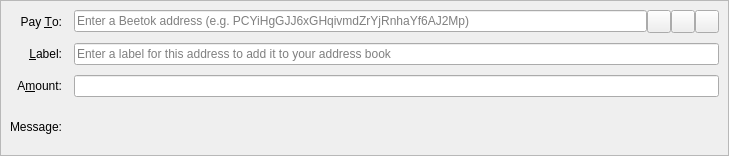
<?xml version="1.0" encoding="UTF-8"?>
<ui version="4.0">
 <class>SendCoinsEntry</class>
 <widget class="QStackedWidget" name="SendCoinsEntry">
  <property name="geometry">
   <rect>
    <x>0</x>
    <y>0</y>
    <width>729</width>
    <height>156</height>
   </rect>
  </property>
  <property name="focusPolicy">
   <enum>Qt::TabFocus</enum>
  </property>
  <property name="autoFillBackground">
   <bool>false</bool>
  </property>
  <widget class="QFrame" name="SendCoins">
   <property name="toolTip">
    <string>This is a normal payment.</string>
   </property>
   <property name="frameShape">
    <enum>QFrame::StyledPanel</enum>
   </property>
   <property name="frameShadow">
    <enum>QFrame::Sunken</enum>
   </property>
   <layout class="QGridLayout" name="gridLayout">
    <property name="horizontalSpacing">
     <number>12</number>
    </property>
    <property name="verticalSpacing">
     <number>10</number>
    </property>
    <item row="0" column="0">
     <widget class="QLabel" name="payToLabel">
      <property name="text">
       <string>Pay &amp;To:</string>
      </property>
      <property name="alignment">
       <set>Qt::AlignRight|Qt::AlignTrailing|Qt::AlignVCenter</set>
      </property>
      <property name="buddy">
       <cstring>payTo</cstring>
      </property>
     </widget>
    </item>
    <item row="0" column="1">
     <layout class="QHBoxLayout" name="payToLayout">
      <property name="spacing">
       <number>0</number>
      </property>
      <item>
       <widget class="QValidatedLineEdit" name="payTo">
        <property name="toolTip">
         <string>The Beetok address to send the payment to</string>
        </property>
        <property name="inputMask">
         <string/>
        </property>
        <property name="placeholderText">
         <string>Enter a Beetok address (e.g. PCYiHgGJJ6xGHqivmdZrYjRnhaYf6AJ2Mp)</string>
        </property>
       </widget>
      </item>
      <item>
       <widget class="QToolButton" name="addressBookButton">
        <property name="toolTip">
         <string>Choose previously used address</string>
        </property>
        <property name="text">
         <string/>
        </property>
        <property name="icon">
         <iconset resource="../beetok.qrc">
          <normaloff>:/icons/address-book</normaloff>:/icons/address-book</iconset>
        </property>
        <property name="iconSize">
         <size>
          <width>16</width>
          <height>16</height>
         </size>
        </property>
        <property name="shortcut">
         <string>Alt+A</string>
        </property>
       </widget>
      </item>
      <item>
       <widget class="QToolButton" name="pasteButton">
        <property name="toolTip">
         <string>Paste address from clipboard</string>
        </property>
        <property name="text">
         <string/>
        </property>
        <property name="icon">
         <iconset resource="../beetok.qrc">
          <normaloff>:/icons/editpaste</normaloff>:/icons/editpaste</iconset>
        </property>
        <property name="shortcut">
         <string>Alt+P</string>
        </property>
       </widget>
      </item>
      <item>
       <widget class="QToolButton" name="deleteButton">
        <property name="toolTip">
         <string>Remove this entry</string>
        </property>
        <property name="text">
         <string/>
        </property>
        <property name="icon">
         <iconset resource="../beetok.qrc">
          <normaloff>:/icons/remove</normaloff>:/icons/remove</iconset>
        </property>
       </widget>
      </item>
     </layout>
    </item>
    <item row="1" column="0">
     <widget class="QLabel" name="labelLabel">
      <property name="text">
       <string>&amp;Label:</string>
      </property>
      <property name="alignment">
       <set>Qt::AlignRight|Qt::AlignTrailing|Qt::AlignVCenter</set>
      </property>
      <property name="buddy">
       <cstring>addAsLabel</cstring>
      </property>
     </widget>
    </item>
    <item row="1" column="1">
     <widget class="QLineEdit" name="addAsLabel">
      <property name="toolTip">
       <string>Enter a label for this address to add it to the list of used addresses</string>
      </property>
      <property name="inputMask">
       <string/>
      </property>
      <property name="placeholderText">
       <string>Enter a label for this address to add it to your address book</string>
      </property>
     </widget>
    </item>
    <item row="2" column="0">
     <widget class="QLabel" name="amountLabel">
      <property name="text">
       <string>A&amp;mount:</string>
      </property>
      <property name="alignment">
       <set>Qt::AlignRight|Qt::AlignTrailing|Qt::AlignVCenter</set>
      </property>
      <property name="buddy">
       <cstring>payAmount</cstring>
      </property>
     </widget>
    </item>
    <item row="2" column="1">
     <widget class="BitcoinAmountField" name="payAmount"/>
    </item>
    <item row="3" column="0">
     <widget class="QLabel" name="messageLabel">
      <property name="text">
       <string>Message:</string>
      </property>
      <property name="alignment">
       <set>Qt::AlignRight|Qt::AlignTrailing|Qt::AlignVCenter</set>
      </property>
     </widget>
    </item>
    <item row="3" column="1">
     <widget class="QLabel" name="messageTextLabel">
      <property name="toolTip">
       <string>A message that was attached to the Beetok: URI which will be stored with the transaction for your reference. Note: This message will not be sent over the Beetok network.</string>
      </property>
      <property name="textFormat">
       <enum>Qt::PlainText</enum>
      </property>
     </widget>
    </item>
   </layout>
  </widget>
  <widget class="QFrame" name="SendCoins_InsecurePaymentRequest">
   <property name="palette">
    <palette>
     <active>
      <colorrole role="WindowText">
       <brush brushstyle="SolidPattern">
        <color alpha="255">
         <red>0</red>
         <green>0</green>
         <blue>0</blue>
        </color>
       </brush>
      </colorrole>
      <colorrole role="Button">
       <brush brushstyle="SolidPattern">
        <color alpha="255">
         <red>255</red>
         <green>255</green>
         <blue>127</blue>
        </color>
       </brush>
      </colorrole>
      <colorrole role="Light">
       <brush brushstyle="SolidPattern">
        <color alpha="255">
         <red>255</red>
         <green>255</green>
         <blue>255</blue>
        </color>
       </brush>
      </colorrole>
      <colorrole role="Midlight">
       <brush brushstyle="SolidPattern">
        <color alpha="255">
         <red>255</red>
         <green>255</green>
         <blue>191</blue>
        </color>
       </brush>
      </colorrole>
      <colorrole role="Dark">
       <brush brushstyle="SolidPattern">
        <color alpha="255">
         <red>127</red>
         <green>127</green>
         <blue>63</blue>
        </color>
       </brush>
      </colorrole>
      <colorrole role="Mid">
       <brush brushstyle="SolidPattern">
        <color alpha="255">
         <red>170</red>
         <green>170</green>
         <blue>84</blue>
        </color>
       </brush>
      </colorrole>
      <colorrole role="Text">
       <brush brushstyle="SolidPattern">
        <color alpha="255">
         <red>0</red>
         <green>0</green>
         <blue>0</blue>
        </color>
       </brush>
      </colorrole>
      <colorrole role="BrightText">
       <brush brushstyle="SolidPattern">
        <color alpha="255">
         <red>255</red>
         <green>255</green>
         <blue>255</blue>
        </color>
       </brush>
      </colorrole>
      <colorrole role="ButtonText">
       <brush brushstyle="SolidPattern">
        <color alpha="255">
         <red>0</red>
         <green>0</green>
         <blue>0</blue>
        </color>
       </brush>
      </colorrole>
      <colorrole role="Base">
       <brush brushstyle="SolidPattern">
        <color alpha="255">
         <red>255</red>
         <green>255</green>
         <blue>255</blue>
        </color>
       </brush>
      </colorrole>
      <colorrole role="Window">
       <brush brushstyle="SolidPattern">
        <color alpha="255">
         <red>255</red>
         <green>255</green>
         <blue>127</blue>
        </color>
       </brush>
      </colorrole>
      <colorrole role="Shadow">
       <brush brushstyle="SolidPattern">
        <color alpha="255">
         <red>0</red>
         <green>0</green>
         <blue>0</blue>
        </color>
       </brush>
      </colorrole>
      <colorrole role="AlternateBase">
       <brush brushstyle="SolidPattern">
        <color alpha="255">
         <red>255</red>
         <green>255</green>
         <blue>191</blue>
        </color>
       </brush>
      </colorrole>
      <colorrole role="ToolTipBase">
       <brush brushstyle="SolidPattern">
        <color alpha="255">
         <red>255</red>
         <green>255</green>
         <blue>220</blue>
        </color>
       </brush>
      </colorrole>
      <colorrole role="ToolTipText">
       <brush brushstyle="SolidPattern">
        <color alpha="255">
         <red>0</red>
         <green>0</green>
         <blue>0</blue>
        </color>
       </brush>
      </colorrole>
     </active>
     <inactive>
      <colorrole role="WindowText">
       <brush brushstyle="SolidPattern">
        <color alpha="255">
         <red>0</red>
         <green>0</green>
         <blue>0</blue>
        </color>
       </brush>
      </colorrole>
      <colorrole role="Button">
       <brush brushstyle="SolidPattern">
        <color alpha="255">
         <red>255</red>
         <green>255</green>
         <blue>127</blue>
        </color>
       </brush>
      </colorrole>
      <colorrole role="Light">
       <brush brushstyle="SolidPattern">
        <color alpha="255">
         <red>255</red>
         <green>255</green>
         <blue>255</blue>
        </color>
       </brush>
      </colorrole>
      <colorrole role="Midlight">
       <brush brushstyle="SolidPattern">
        <color alpha="255">
         <red>255</red>
         <green>255</green>
         <blue>191</blue>
        </color>
       </brush>
      </colorrole>
      <colorrole role="Dark">
       <brush brushstyle="SolidPattern">
        <color alpha="255">
         <red>127</red>
         <green>127</green>
         <blue>63</blue>
        </color>
       </brush>
      </colorrole>
      <colorrole role="Mid">
       <brush brushstyle="SolidPattern">
        <color alpha="255">
         <red>170</red>
         <green>170</green>
         <blue>84</blue>
        </color>
       </brush>
      </colorrole>
      <colorrole role="Text">
       <brush brushstyle="SolidPattern">
        <color alpha="255">
         <red>0</red>
         <green>0</green>
         <blue>0</blue>
        </color>
       </brush>
      </colorrole>
      <colorrole role="BrightText">
       <brush brushstyle="SolidPattern">
        <color alpha="255">
         <red>255</red>
         <green>255</green>
         <blue>255</blue>
        </color>
       </brush>
      </colorrole>
      <colorrole role="ButtonText">
       <brush brushstyle="SolidPattern">
        <color alpha="255">
         <red>0</red>
         <green>0</green>
         <blue>0</blue>
        </color>
       </brush>
      </colorrole>
      <colorrole role="Base">
       <brush brushstyle="SolidPattern">
        <color alpha="255">
         <red>255</red>
         <green>255</green>
         <blue>255</blue>
        </color>
       </brush>
      </colorrole>
      <colorrole role="Window">
       <brush brushstyle="SolidPattern">
        <color alpha="255">
         <red>255</red>
         <green>255</green>
         <blue>127</blue>
        </color>
       </brush>
      </colorrole>
      <colorrole role="Shadow">
       <brush brushstyle="SolidPattern">
        <color alpha="255">
         <red>0</red>
         <green>0</green>
         <blue>0</blue>
        </color>
       </brush>
      </colorrole>
      <colorrole role="AlternateBase">
       <brush brushstyle="SolidPattern">
        <color alpha="255">
         <red>255</red>
         <green>255</green>
         <blue>191</blue>
        </color>
       </brush>
      </colorrole>
      <colorrole role="ToolTipBase">
       <brush brushstyle="SolidPattern">
        <color alpha="255">
         <red>255</red>
         <green>255</green>
         <blue>220</blue>
        </color>
       </brush>
      </colorrole>
      <colorrole role="ToolTipText">
       <brush brushstyle="SolidPattern">
        <color alpha="255">
         <red>0</red>
         <green>0</green>
         <blue>0</blue>
        </color>
       </brush>
      </colorrole>
     </inactive>
     <disabled>
      <colorrole role="WindowText">
       <brush brushstyle="SolidPattern">
        <color alpha="255">
         <red>127</red>
         <green>127</green>
         <blue>63</blue>
        </color>
       </brush>
      </colorrole>
      <colorrole role="Button">
       <brush brushstyle="SolidPattern">
        <color alpha="255">
         <red>255</red>
         <green>255</green>
         <blue>127</blue>
        </color>
       </brush>
      </colorrole>
      <colorrole role="Light">
       <brush brushstyle="SolidPattern">
        <color alpha="255">
         <red>255</red>
         <green>255</green>
         <blue>255</blue>
        </color>
       </brush>
      </colorrole>
      <colorrole role="Midlight">
       <brush brushstyle="SolidPattern">
        <color alpha="255">
         <red>255</red>
         <green>255</green>
         <blue>191</blue>
        </color>
       </brush>
      </colorrole>
      <colorrole role="Dark">
       <brush brushstyle="SolidPattern">
        <color alpha="255">
         <red>127</red>
         <green>127</green>
         <blue>63</blue>
        </color>
       </brush>
      </colorrole>
      <colorrole role="Mid">
       <brush brushstyle="SolidPattern">
        <color alpha="255">
         <red>170</red>
         <green>170</green>
         <blue>84</blue>
        </color>
       </brush>
      </colorrole>
      <colorrole role="Text">
       <brush brushstyle="SolidPattern">
        <color alpha="255">
         <red>127</red>
         <green>127</green>
         <blue>63</blue>
        </color>
       </brush>
      </colorrole>
      <colorrole role="BrightText">
       <brush brushstyle="SolidPattern">
        <color alpha="255">
         <red>255</red>
         <green>255</green>
         <blue>255</blue>
        </color>
       </brush>
      </colorrole>
      <colorrole role="ButtonText">
       <brush brushstyle="SolidPattern">
        <color alpha="255">
         <red>127</red>
         <green>127</green>
         <blue>63</blue>
        </color>
       </brush>
      </colorrole>
      <colorrole role="Base">
       <brush brushstyle="SolidPattern">
        <color alpha="255">
         <red>255</red>
         <green>255</green>
         <blue>127</blue>
        </color>
       </brush>
      </colorrole>
      <colorrole role="Window">
       <brush brushstyle="SolidPattern">
        <color alpha="255">
         <red>255</red>
         <green>255</green>
         <blue>127</blue>
        </color>
       </brush>
      </colorrole>
      <colorrole role="Shadow">
       <brush brushstyle="SolidPattern">
        <color alpha="255">
         <red>0</red>
         <green>0</green>
         <blue>0</blue>
        </color>
       </brush>
      </colorrole>
      <colorrole role="AlternateBase">
       <brush brushstyle="SolidPattern">
        <color alpha="255">
         <red>255</red>
         <green>255</green>
         <blue>127</blue>
        </color>
       </brush>
      </colorrole>
      <colorrole role="ToolTipBase">
       <brush brushstyle="SolidPattern">
        <color alpha="255">
         <red>255</red>
         <green>255</green>
         <blue>220</blue>
        </color>
       </brush>
      </colorrole>
      <colorrole role="ToolTipText">
       <brush brushstyle="SolidPattern">
        <color alpha="255">
         <red>0</red>
         <green>0</green>
         <blue>0</blue>
        </color>
       </brush>
      </colorrole>
     </disabled>
    </palette>
   </property>
   <property name="toolTip">
    <string>This is an unverified payment request.</string>
   </property>
   <property name="autoFillBackground">
    <bool>true</bool>
   </property>
   <property name="frameShape">
    <enum>QFrame::StyledPanel</enum>
   </property>
   <property name="frameShadow">
    <enum>QFrame::Sunken</enum>
   </property>
   <layout class="QGridLayout" name="gridLayout_is">
    <property name="spacing">
     <number>12</number>
    </property>
    <item row="0" column="0">
     <widget class="QLabel" name="payToLabel_is">
      <property name="text">
       <string>Pay To:</string>
      </property>
      <property name="alignment">
       <set>Qt::AlignRight|Qt::AlignTrailing|Qt::AlignVCenter</set>
      </property>
     </widget>
    </item>
    <item row="0" column="1">
     <layout class="QHBoxLayout" name="payToLayout_is">
      <property name="spacing">
       <number>0</number>
      </property>
      <item>
       <widget class="QLabel" name="payTo_is"/>
      </item>
      <item>
       <widget class="QToolButton" name="deleteButton_is">
        <property name="toolTip">
         <string>Remove this entry</string>
        </property>
        <property name="text">
         <string/>
        </property>
        <property name="icon">
         <iconset resource="../beetok.qrc">
          <normaloff>:/icons/remove</normaloff>:/icons/remove</iconset>
        </property>
       </widget>
      </item>
     </layout>
    </item>
    <item row="1" column="0">
     <widget class="QLabel" name="memoLabel_is">
      <property name="text">
       <string>Memo:</string>
      </property>
      <property name="alignment">
       <set>Qt::AlignRight|Qt::AlignTrailing|Qt::AlignVCenter</set>
      </property>
     </widget>
    </item>
    <item row="1" column="1">
     <widget class="QLabel" name="memoTextLabel_is">
      <property name="textFormat">
       <enum>Qt::PlainText</enum>
      </property>
     </widget>
    </item>
    <item row="2" column="0">
     <widget class="QLabel" name="amountLabel_is">
      <property name="text">
       <string>A&amp;mount:</string>
      </property>
      <property name="alignment">
       <set>Qt::AlignRight|Qt::AlignTrailing|Qt::AlignVCenter</set>
      </property>
      <property name="buddy">
       <cstring>payAmount_is</cstring>
      </property>
     </widget>
    </item>
    <item row="2" column="1">
     <widget class="BitcoinAmountField" name="payAmount_is">
      <property name="acceptDrops">
       <bool>false</bool>
      </property>
     </widget>
    </item>
   </layout>
  </widget>
  <widget class="QFrame" name="SendCoins_SecurePaymentRequest">
   <property name="palette">
    <palette>
     <active>
      <colorrole role="WindowText">
       <brush brushstyle="SolidPattern">
        <color alpha="255">
         <red>0</red>
         <green>0</green>
         <blue>0</blue>
        </color>
       </brush>
      </colorrole>
      <colorrole role="Button">
       <brush brushstyle="SolidPattern">
        <color alpha="255">
         <red>140</red>
         <green>232</green>
         <blue>119</blue>
        </color>
       </brush>
      </colorrole>
      <colorrole role="Light">
       <brush brushstyle="SolidPattern">
        <color alpha="255">
         <red>230</red>
         <green>255</green>
         <blue>224</blue>
        </color>
       </brush>
      </colorrole>
      <colorrole role="Midlight">
       <brush brushstyle="SolidPattern">
        <color alpha="255">
         <red>185</red>
         <green>243</green>
         <blue>171</blue>
        </color>
       </brush>
      </colorrole>
      <colorrole role="Dark">
       <brush brushstyle="SolidPattern">
        <color alpha="255">
         <red>70</red>
         <green>116</green>
         <blue>59</blue>
        </color>
       </brush>
      </colorrole>
      <colorrole role="Mid">
       <brush brushstyle="SolidPattern">
        <color alpha="255">
         <red>93</red>
         <green>155</green>
         <blue>79</blue>
        </color>
       </brush>
      </colorrole>
      <colorrole role="Text">
       <brush brushstyle="SolidPattern">
        <color alpha="255">
         <red>0</red>
         <green>0</green>
         <blue>0</blue>
        </color>
       </brush>
      </colorrole>
      <colorrole role="BrightText">
       <brush brushstyle="SolidPattern">
        <color alpha="255">
         <red>155</red>
         <green>255</green>
         <blue>147</blue>
        </color>
       </brush>
      </colorrole>
      <colorrole role="ButtonText">
       <brush brushstyle="SolidPattern">
        <color alpha="255">
         <red>0</red>
         <green>0</green>
         <blue>0</blue>
        </color>
       </brush>
      </colorrole>
      <colorrole role="Base">
       <brush brushstyle="SolidPattern">
        <color alpha="255">
         <red>119</red>
         <green>255</green>
         <blue>233</blue>
        </color>
       </brush>
      </colorrole>
      <colorrole role="Window">
       <brush brushstyle="SolidPattern">
        <color alpha="255">
         <red>140</red>
         <green>232</green>
         <blue>119</blue>
        </color>
       </brush>
      </colorrole>
      <colorrole role="Shadow">
       <brush brushstyle="SolidPattern">
        <color alpha="255">
         <red>0</red>
         <green>0</green>
         <blue>0</blue>
        </color>
       </brush>
      </colorrole>
      <colorrole role="AlternateBase">
       <brush brushstyle="SolidPattern">
        <color alpha="255">
         <red>197</red>
         <green>243</green>
         <blue>187</blue>
        </color>
       </brush>
      </colorrole>
      <colorrole role="NoRole">
       <brush brushstyle="SolidPattern">
        <color alpha="255">
         <red>125</red>
         <green>194</green>
         <blue>122</blue>
        </color>
       </brush>
      </colorrole>
      <colorrole role="ToolTipBase">
       <brush brushstyle="SolidPattern">
        <color alpha="255">
         <red>255</red>
         <green>255</green>
         <blue>220</blue>
        </color>
       </brush>
      </colorrole>
      <colorrole role="ToolTipText">
       <brush brushstyle="SolidPattern">
        <color alpha="255">
         <red>0</red>
         <green>0</green>
         <blue>0</blue>
        </color>
       </brush>
      </colorrole>
     </active>
     <inactive>
      <colorrole role="WindowText">
       <brush brushstyle="SolidPattern">
        <color alpha="255">
         <red>0</red>
         <green>0</green>
         <blue>0</blue>
        </color>
       </brush>
      </colorrole>
      <colorrole role="Button">
       <brush brushstyle="SolidPattern">
        <color alpha="255">
         <red>140</red>
         <green>232</green>
         <blue>119</blue>
        </color>
       </brush>
      </colorrole>
      <colorrole role="Light">
       <brush brushstyle="SolidPattern">
        <color alpha="255">
         <red>230</red>
         <green>255</green>
         <blue>224</blue>
        </color>
       </brush>
      </colorrole>
      <colorrole role="Midlight">
       <brush brushstyle="SolidPattern">
        <color alpha="255">
         <red>185</red>
         <green>243</green>
         <blue>171</blue>
        </color>
       </brush>
      </colorrole>
      <colorrole role="Dark">
       <brush brushstyle="SolidPattern">
        <color alpha="255">
         <red>70</red>
         <green>116</green>
         <blue>59</blue>
        </color>
       </brush>
      </colorrole>
      <colorrole role="Mid">
       <brush brushstyle="SolidPattern">
        <color alpha="255">
         <red>93</red>
         <green>155</green>
         <blue>79</blue>
        </color>
       </brush>
      </colorrole>
      <colorrole role="Text">
       <brush brushstyle="SolidPattern">
        <color alpha="255">
         <red>0</red>
         <green>0</green>
         <blue>0</blue>
        </color>
       </brush>
      </colorrole>
      <colorrole role="BrightText">
       <brush brushstyle="SolidPattern">
        <color alpha="255">
         <red>155</red>
         <green>255</green>
         <blue>147</blue>
        </color>
       </brush>
      </colorrole>
      <colorrole role="ButtonText">
       <brush brushstyle="SolidPattern">
        <color alpha="255">
         <red>0</red>
         <green>0</green>
         <blue>0</blue>
        </color>
       </brush>
      </colorrole>
      <colorrole role="Base">
       <brush brushstyle="SolidPattern">
        <color alpha="255">
         <red>119</red>
         <green>255</green>
         <blue>233</blue>
        </color>
       </brush>
      </colorrole>
      <colorrole role="Window">
       <brush brushstyle="SolidPattern">
        <color alpha="255">
         <red>140</red>
         <green>232</green>
         <blue>119</blue>
        </color>
       </brush>
      </colorrole>
      <colorrole role="Shadow">
       <brush brushstyle="SolidPattern">
        <color alpha="255">
         <red>0</red>
         <green>0</green>
         <blue>0</blue>
        </color>
       </brush>
      </colorrole>
      <colorrole role="AlternateBase">
       <brush brushstyle="SolidPattern">
        <color alpha="255">
         <red>197</red>
         <green>243</green>
         <blue>187</blue>
        </color>
       </brush>
      </colorrole>
      <colorrole role="NoRole">
       <brush brushstyle="SolidPattern">
        <color alpha="255">
         <red>125</red>
         <green>194</green>
         <blue>122</blue>
        </color>
       </brush>
      </colorrole>
      <colorrole role="ToolTipBase">
       <brush brushstyle="SolidPattern">
        <color alpha="255">
         <red>255</red>
         <green>255</green>
         <blue>220</blue>
        </color>
       </brush>
      </colorrole>
      <colorrole role="ToolTipText">
       <brush brushstyle="SolidPattern">
        <color alpha="255">
         <red>0</red>
         <green>0</green>
         <blue>0</blue>
        </color>
       </brush>
      </colorrole>
     </inactive>
     <disabled>
      <colorrole role="WindowText">
       <brush brushstyle="SolidPattern">
        <color alpha="255">
         <red>70</red>
         <green>116</green>
         <blue>59</blue>
        </color>
       </brush>
      </colorrole>
      <colorrole role="Button">
       <brush brushstyle="SolidPattern">
        <color alpha="255">
         <red>140</red>
         <green>232</green>
         <blue>119</blue>
        </color>
       </brush>
      </colorrole>
      <colorrole role="Light">
       <brush brushstyle="SolidPattern">
        <color alpha="255">
         <red>230</red>
         <green>255</green>
         <blue>224</blue>
        </color>
       </brush>
      </colorrole>
      <colorrole role="Midlight">
       <brush brushstyle="SolidPattern">
        <color alpha="255">
         <red>185</red>
         <green>243</green>
         <blue>171</blue>
        </color>
       </brush>
      </colorrole>
      <colorrole role="Dark">
       <brush brushstyle="SolidPattern">
        <color alpha="255">
         <red>70</red>
         <green>116</green>
         <blue>59</blue>
        </color>
       </brush>
      </colorrole>
      <colorrole role="Mid">
       <brush brushstyle="SolidPattern">
        <color alpha="255">
         <red>93</red>
         <green>155</green>
         <blue>79</blue>
        </color>
       </brush>
      </colorrole>
      <colorrole role="Text">
       <brush brushstyle="SolidPattern">
        <color alpha="255">
         <red>70</red>
         <green>116</green>
         <blue>59</blue>
        </color>
       </brush>
      </colorrole>
      <colorrole role="BrightText">
       <brush brushstyle="SolidPattern">
        <color alpha="255">
         <red>155</red>
         <green>255</green>
         <blue>147</blue>
        </color>
       </brush>
      </colorrole>
      <colorrole role="ButtonText">
       <brush brushstyle="SolidPattern">
        <color alpha="255">
         <red>70</red>
         <green>116</green>
         <blue>59</blue>
        </color>
       </brush>
      </colorrole>
      <colorrole role="Base">
       <brush brushstyle="SolidPattern">
        <color alpha="255">
         <red>140</red>
         <green>232</green>
         <blue>119</blue>
        </color>
       </brush>
      </colorrole>
      <colorrole role="Window">
       <brush brushstyle="SolidPattern">
        <color alpha="255">
         <red>140</red>
         <green>232</green>
         <blue>119</blue>
        </color>
       </brush>
      </colorrole>
      <colorrole role="Shadow">
       <brush brushstyle="SolidPattern">
        <color alpha="255">
         <red>0</red>
         <green>0</green>
         <blue>0</blue>
        </color>
       </brush>
      </colorrole>
      <colorrole role="AlternateBase">
       <brush brushstyle="SolidPattern">
        <color alpha="255">
         <red>140</red>
         <green>232</green>
         <blue>119</blue>
        </color>
       </brush>
      </colorrole>
      <colorrole role="NoRole">
       <brush brushstyle="SolidPattern">
        <color alpha="255">
         <red>125</red>
         <green>194</green>
         <blue>122</blue>
        </color>
       </brush>
      </colorrole>
      <colorrole role="ToolTipBase">
       <brush brushstyle="SolidPattern">
        <color alpha="255">
         <red>255</red>
         <green>255</green>
         <blue>220</blue>
        </color>
       </brush>
      </colorrole>
      <colorrole role="ToolTipText">
       <brush brushstyle="SolidPattern">
        <color alpha="255">
         <red>0</red>
         <green>0</green>
         <blue>0</blue>
        </color>
       </brush>
      </colorrole>
     </disabled>
    </palette>
   </property>
   <property name="toolTip">
    <string>This is a verified payment request.</string>
   </property>
   <property name="autoFillBackground">
    <bool>true</bool>
   </property>
   <property name="frameShape">
    <enum>QFrame::StyledPanel</enum>
   </property>
   <property name="frameShadow">
    <enum>QFrame::Sunken</enum>
   </property>
   <layout class="QGridLayout" name="gridLayout_s">
    <property name="spacing">
     <number>12</number>
    </property>
    <item row="0" column="0">
     <widget class="QLabel" name="payToLabel_s">
      <property name="text">
       <string>Pay To:</string>
      </property>
      <property name="alignment">
       <set>Qt::AlignRight|Qt::AlignTrailing|Qt::AlignVCenter</set>
      </property>
     </widget>
    </item>
    <item row="0" column="1">
     <layout class="QHBoxLayout" name="payToLayout_s">
      <property name="spacing">
       <number>0</number>
      </property>
      <item>
       <widget class="QLabel" name="payTo_s">
        <property name="textFormat">
         <enum>Qt::PlainText</enum>
        </property>
       </widget>
      </item>
      <item>
       <widget class="QToolButton" name="deleteButton_s">
        <property name="toolTip">
         <string>Remove this entry</string>
        </property>
        <property name="text">
         <string/>
        </property>
        <property name="icon">
         <iconset resource="../beetok.qrc">
          <normaloff>:/icons/remove</normaloff>:/icons/remove</iconset>
        </property>
       </widget>
      </item>
     </layout>
    </item>
    <item row="1" column="0">
     <widget class="QLabel" name="memoLabel_s">
      <property name="text">
       <string>Memo:</string>
      </property>
      <property name="alignment">
       <set>Qt::AlignRight|Qt::AlignTrailing|Qt::AlignVCenter</set>
      </property>
     </widget>
    </item>
    <item row="1" column="1">
     <widget class="QLabel" name="memoTextLabel_s">
      <property name="textFormat">
       <enum>Qt::PlainText</enum>
      </property>
     </widget>
    </item>
    <item row="2" column="0">
     <widget class="QLabel" name="amountLabel_s">
      <property name="text">
       <string>A&amp;mount:</string>
      </property>
      <property name="alignment">
       <set>Qt::AlignRight|Qt::AlignTrailing|Qt::AlignVCenter</set>
      </property>
      <property name="buddy">
       <cstring>payAmount_s</cstring>
      </property>
     </widget>
    </item>
    <item row="2" column="1">
     <widget class="BitcoinAmountField" name="payAmount_s">
      <property name="acceptDrops">
       <bool>false</bool>
      </property>
     </widget>
    </item>
   </layout>
  </widget>
 </widget>
 <customwidgets>
  <customwidget>
   <class>QValidatedLineEdit</class>
   <extends>QLineEdit</extends>
   <header>qvalidatedlineedit.h</header>
  </customwidget>
  <customwidget>
   <class>BitcoinAmountField</class>
   <extends>QLineEdit</extends>
   <header>bitcoinamountfield.h</header>
   <container>1</container>
  </customwidget>
 </customwidgets>
 <tabstops>
  <tabstop>payTo</tabstop>
  <tabstop>addressBookButton</tabstop>
  <tabstop>pasteButton</tabstop>
  <tabstop>deleteButton</tabstop>
  <tabstop>addAsLabel</tabstop>
  <tabstop>payAmount</tabstop>
  <tabstop>payAmount_is</tabstop>
  <tabstop>deleteButton_is</tabstop>
  <tabstop>payAmount_s</tabstop>
  <tabstop>deleteButton_s</tabstop>
 </tabstops>
 <resources>
  <include location="../beetok.qrc"/>
 </resources>
 <connections/>
</ui>
